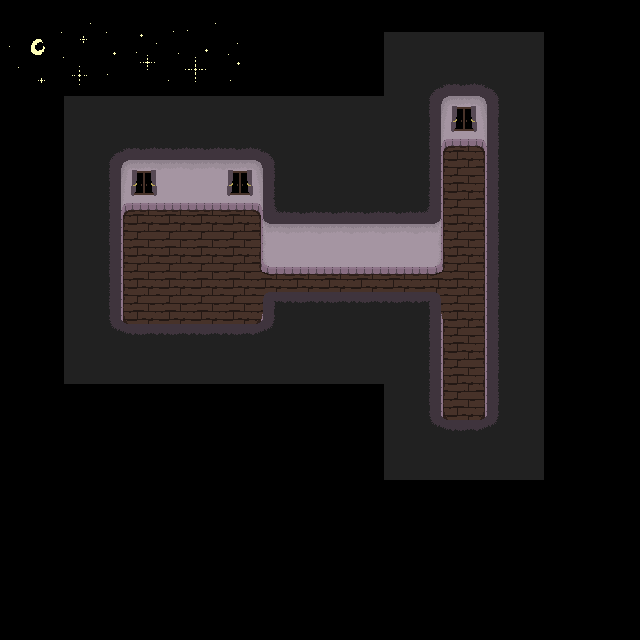

The image is a tile-based game level rendered from a .tmx file. Its description and source (layers, tilesets, objects; grid data summarised) follow:
An orthogonal 20x20 tile map with 32x32 px tiles, 2 tile layers (Tile Layer 1, forewalls), 1 image layer.

<map version="1.5" tiledversion="1.7.2" orientation="orthogonal" renderorder="right-down" width="20" height="20" tilewidth="32" tileheight="32" infinite="0" nextlayerid="5" nextobjectid="1">
 <tileset firstgid="1" source="mansion.tsx" />
 <imagelayer id="4" name="Image Layer 1" parallaxx="0" parallaxy="0">
  <image source="nightsky.png" width="256" height="128" />
 </imagelayer>
 <layer id="1" name="Tile Layer 1" width="20" height="20">
  <data>[400 cells, 160 non-empty, 24 distinct tile ids]</data>
 </layer>
 <objectgroup id="3" name="Object Layer 1" />
 <layer id="2" name="forewalls" width="20" height="20">
  <data>[400 cells, 10 non-empty, 3 distinct tile ids]</data>
 </layer>
</map>
